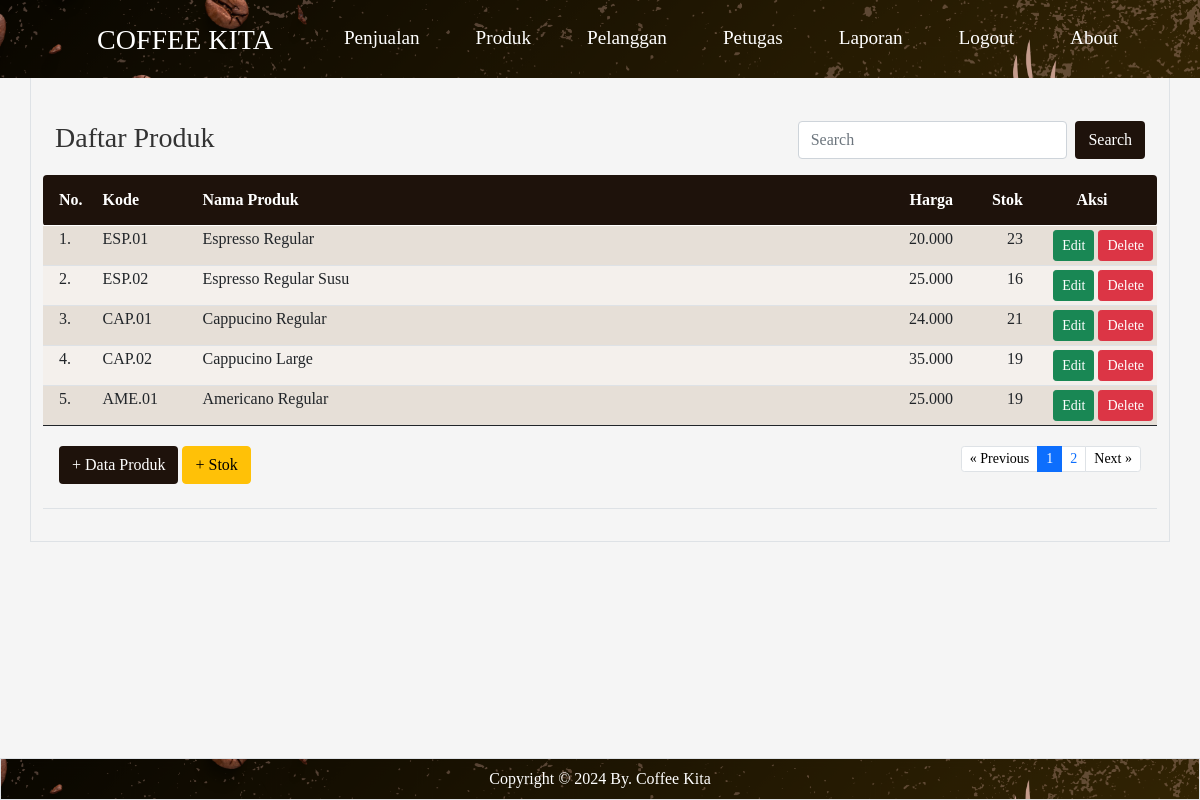
Page /produk/index.php (signed in) on the committed database.
### tables this page shows
CREATE TABLE `produk` (
  `id_produk` int(11) NOT NULL,
  `kode_produk` varchar(15) DEFAULT NULL,
  `nama_produk` varchar(50) DEFAULT NULL,
  `harga` int(11) DEFAULT NULL,
  `stok` int(11) DEFAULT NULL
);

### produk/index.php (the view, shortened to what this page needs)
<?php
if (!isset($_SESSION['username']) && !isset($_SESSION['password'])) {
	?>
	<meta http-equiv="refresh" content="0;url=../login.php">
	<?php
} else {
	?>
	<html>
	<!DOCTYPE html>
	<html lang="en">
	<head>
		<link rel="stylesheet" href="../bootstrap/css/bootstrap.min.css" />
		<link rel="stylesheet" href="https://unpkg.com/boxicons@latest/css/boxicons.min.css">
	</head>
	<body>
		<?php include "../header.php" ?>
		<main class="container border py-3 pt-5">
			<br><br><br>
			<div class="container">
				<div class="row">
					<div class="col-sm-8">
						<h3>Daftar Produk</h3>
					</div>
					<div class="col-sm-4">
						<form class="d-flex" method="GET" action="">
							<input class="form-control me-2" type="text" placeholder="Search" name="np">
							<button class="btn text-white" type="submit"
								style="background-color:rgb(30, 18, 11);">Search</button>
						</form>
					</div>
				</div>
			</div>
			<table class="table table-hover table-striped table-sm">
				<thead class="text-white" style="background-color:rgb(30, 18, 11);">
					<tr>
						<th class="p-3 rounded-start" width="55px">No.</th>
						<th class="py-3" width="100px">Kode</th>
						<th class="py-3">Nama Produk</th>
						<th class="py-3 text-end" width="100px">Harga</th>
						<th class="py-3 text-end" width="70px">Stok</th>
						<th class="py-3 text-center rounded-end" width="130px">Aksi</th>
					</tr>
				</thead>
				<tbody>
					<?php
					include "../config.php";
					$batas = 5;
					$halaman = isset($_GET['halaman']) ? (int) $_GET['halaman'] : 1;
					$halaman_awal = ($halaman > 1) ? ($halaman * $batas) - $batas : 0;
					$previous = $halaman - 1;
					$next = $halaman + 1;
					if (isset($_GET['np'])) {
						$np = $_GET['np'];
						$sqldata = "select * from produk where nama_produk like '%$np%'";
					} else {
						$sqldata = "select * from produk";
					}
					$resdata = mysqli_query($koneksi, $sqldata);
					$jumlah_data = mysqli_num_rows($resdata);
					$total_halaman = ceil($jumlah_data / $batas);
					if (isset($_GET['np'])) {
						$np = $_GET['np'];
						$sql = "select * from produk where nama_produk like '%$np%' limit $halaman_awal, $batas";
					} else {
						$sql = "select * from produk limit $halaman_awal, $batas";
					}
					$result = mysqli_query($koneksi, $sql);
					$no = $halaman_awal + 1;
					while ($data = mysqli_fetch_array($result)) {
						$hp = number_format($data['harga'], 0, ",", ".");
						$kp = $data['kode_produk'];
						$stokawal = $data['stok'];
						$sqlst = "select * from detail_penjualan where kode_produk='$kp'";
						$resst = mysqli_query($koneksi, $sqlst);
						$jmlst = 0;
						while ($dtst = mysqli_fetch_array($resst)) {
							$jml = $dtst['jumlah'];
							$jmlst = $jmlst + $jml;
						}
						$sqltp = "select * from tambah_stok where kode_produk='$kp'";
						$restp = mysqli_query($koneksi, $sqltp);
						$jmltp = 0;
						while ($dttp = mysqli_fetch_array($restp)) {
							$jml = $dttp['jumlah'];
							$jmltp = $jmltp + $jml;
						}
						$stokakhir = $stokawal - $jmlst + $jmltp;
						$sp = number_format($stokakhir, 0, ",", ".");
						if ($stokakhir <= 0) {
							$st_akhir = "<span class='text-danger'><b>Habis</b></span>";
						} else {
							$st_akhir = $sp;
						}
						?>
						<tr>
							<td class="px-3"><?= $no ?>.</td>
							<td><?= $data['kode_produk'] ?></td>
							<td><?= $data['nama_produk'] ?></td>
							<td align="right"><?= $hp ?></td>
							<td align="right"><?= $st_akhir ?></td>
							<td align="right">
								<a href="" class="btn btn-success btn-sm" data-bs-toggle="modal"
									data-bs-target="#modaledit<?= $data['id_produk'] ?>">Edit</a>
								<a class="btn btn-danger btn-sm" href="delete.php?id=<?= $data['id_produk'] ?>"
									onclick="return confirm('Apakah Anda Yakin data produk <?= $data['nama_produk'] ?> akan dihapus ?')"
									class="hapus">Delete</a>
							</td>
						</tr>
						<?php
						$no++;
					}
					?>
				</tbody>
				<tfoot>
					<tr>
						<td colspan="6" class="text-center">
							<div class="container">
								<div class="row">
									<div class="col-4 text-start py-3">
										<button type="button" class="btn text-white" data-bs-toggle="modal"
											data-bs-target="#myModal" style="background-color:rgb(30, 18, 11);">+ Data
											Produk</button>
										<button type="button" class="btn btn-warning" data-bs-toggle="modal"
											data-bs-target="#tambahstok">+ Stok</button>
									</div>
									<div class="col-8 text-end py-3">
										<ul class="pagination justify-content-end pagination-sm">
											<li class="page-item"><a class="page-link" <?php if ($halaman > 1) {
												echo "href='?halaman=$previous'";
											} ?>style="color: black;">&laquo;
													Previous</a></li>
											<?php
											for ($x = 1; $x <= $total_halaman; $x++) {
												if ($x == $halaman) {
													?>
													<li class="page-item active"><a class="page-link"
															href="?halaman=<?php echo $x ?>"><?php echo $x; ?></a></li>
													<?php
												} else {
													?>
													<li class="page-item"><a class="page-link"
															href="?halaman=<?php echo $x ?>"><?php echo $x; ?></a></li>
													<?php
												}
											}
											?>
											<li class="page-item"><a class="page-link" <?php if ($halaman < $total_halaman) {
												echo "href='?halaman=$next'";
											} ?>style="color: black;">Next
													&raquo;</a></li>
										</ul>
									</div>
								</div>
							</div>
						</td>
					</tr>
				</tfoot>
			</table>
		</main>
		<?php include "../footer.php" ?>
	</body>
	</html>
<?php } ?>

### produk/index.php (style rules this page uses)
.table-striped tbody tr:nth-of-type(odd) { background-color: rgba(240, 228, 215, 0.6); }
.table-striped tbody tr:nth-of-type(even) { background-color: rgba(240, 228, 215, 0.3); }

### header.php (style rules this page uses)
body { background-color: #f5f5f5; font-family: 'Merriweather', serif; color: #333; }

### rows in the picture
produk: kode_produk "ESP.01", nama_produk "Espresso Regular", harga "20.000", stok "23"
produk: kode_produk "ESP.02", nama_produk "Espresso Regular Susu", harga "25.000", stok "16"
produk: kode_produk "CAP.01", nama_produk "Cappucino Regular", harga "24.000", stok "21"
produk: kode_produk "CAP.02", nama_produk "Cappucino Large", harga "35.000", stok "19"
produk: kode_produk "AME.01", nama_produk "Americano Regular", harga "25.000", stok "19"
